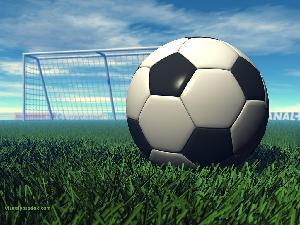
#> input picture image_0001.jpg, 300 x 225 px
$ jupyter execute --allow-errors 'FP_Recog FINAL.ipynb'
#> lines starting #> are read from the running program, lines starting #| are printed output that depends on the picture
### Conversion of Images/Picture to array

[cell 1]
import matplotlib.pyplot as plt
import numpy as np
import os
import joblib
from skimage.io import imread
from skimage.transform import resize
import math
import pandas as pd
from skimage import img_as_ubyte
from collections import Counter
import datetime

[cell 2]
# [24 lines left out: function resize_images, not called in this run]

[cell 3]
###### PUT YOUR PATH HERE FOR THE IMAGE ##########
file_path = ''
data_path ='Images'
#> (the rest of this cell did not finish here and is left out)

[cell 4]
data_path

[cell 5]
base_name = 'images'
width = 64
#> (the rest of this cell did not finish here and is left out)

[cell 6]
from collections import Counter

#> (the rest of this cell did not finish here and is left out)

#> (a cell that did not finish here is left out)

#> (a cell that did not finish here is left out)

[cell 9]
# Import datasets, classifiers and performance metrics
from sklearn import datasets, svm, metrics
from sklearn.model_selection import train_test_split

#> (a cell that did not finish here is left out)

[cell 11]
from sklearn.tree import DecisionTreeClassifier

#> (the rest of this cell did not finish here and is left out)

[cell 12]
###### USE THIS CODE TO SEE YOUR PREDICTIONS USING THE DATASET ########

_, axes = plt.subplots(nrows=1, ncols=20, figsize=(30, 3))
#> (the rest of this cell did not finish here and is left out)

#> (a cell that did not finish here is left out)

## Colour Patterning: Reduce colour palette to 64-colour model

[cell 14]
def four_bit(image):
    out = image.copy()
#> out is the input picture: shape (225, 300, 3); mean R, G, B 92.3, 121.3, 120.1
    out = img_as_ubyte(out)
    row_colours = [] #an array containing the by-pixel values for each row, equivalent to an image
    for row in out:
        pixel_colours = [] #an array containing [r,g,b] values for each pixel in a row
        for pixel in row:
            bit_colours = []
            for rgb in pixel:
                col_4b = (math.floor(rgb/64)*64)+32
                bit_colours.append(col_4b)
            pixel_colours.append(bit_colours)
        row_colours.append(pixel_colours)
#> after the loop, row_colours = 225 items
    out = np.array(row_colours)
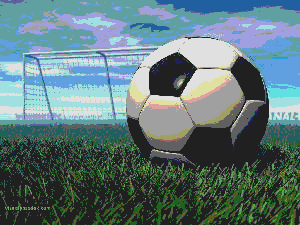
#> out: shape (225, 300, 3) int64; mean of channels 0, 1, 2 94.3, 120.1, 122.4; drawn as R, G, B
    return out

[cell 15]
plt.imshow(four_bit(plt.imread('image_0001.jpg')))
